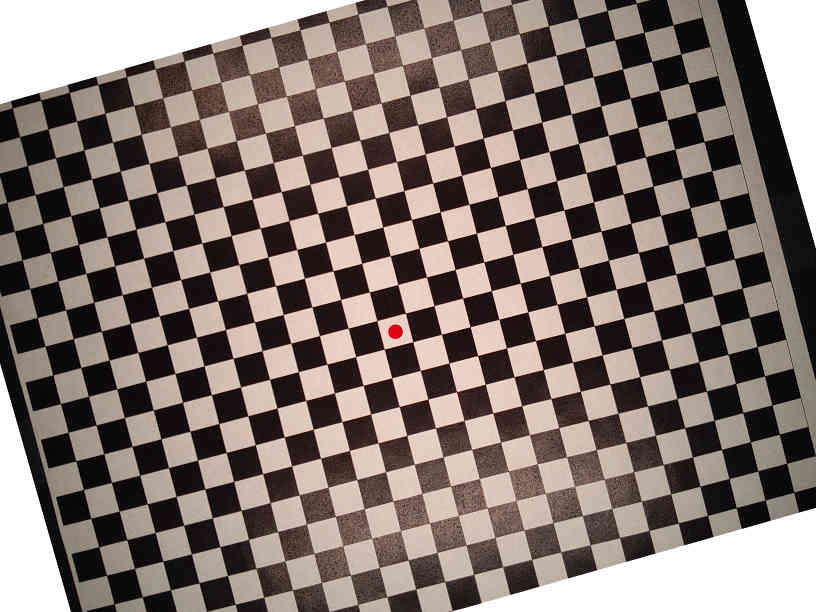
#> input picture apps/CameraITS/pymodules/its/test_images/rotated_chessboards/normal_15_ccw.jpg, 816 x 612 px
$ python -i cv2image.py   (imports and definitions only)   (Python 2 division)   (older library calls are emulated)
#> lines starting #> are read from the running program, lines starting #| are printed output that depends on the picture
# Copyright 2016 The Android Open Source Project
#
# Licensed under the Apache License, Version 2.0 (the "License");
# you may not use this file except in compliance with the License.
# You may obtain a copy of the License at
#
#      http://www.apache.org/licenses/LICENSE-2.0
#
# Unless required by applicable law or agreed to in writing, software
# distributed under the License is distributed on an "AS IS" BASIS,
# WITHOUT WARRANTIES OR CONDITIONS OF ANY KIND, either express or implied.
# See the License for the specific language governing permissions and
# limitations under the License.

import os
import unittest

import cv2
import its.caps
import its.device
import its.error
import its.image
import numpy

VGA_HEIGHT = 480
VGA_WIDTH = 640


# [16 lines left out: functions scale_img, gray_scale_img, not called in this run]


class Chart(object):
    """Definition for chart object.

    Defines PNG reference file, chart size and distance, and scaling range.
    """

    # [148 lines left out: functions __init__, _set_scale_factors_to_one, _calc_scale_factors, locate, not called in this run]


def get_angle(input_img):
    """Computes anglular inclination of chessboard in input_img.

    Angle estimation algoritm description:
        Input: 2D grayscale image of chessboard.
        Output: Angle of rotation of chessboard perpendicular to
            chessboard. Assumes chessboard and camera are parallel to
            each other.

        1) Use adaptive threshold to make image binary
        2) Find countours
        3) Filter out small contours
        4) Filter out all non-square contours
        5) Compute most common square shape.
            The assumption here is that the most common square instances
            are the chessboard squares. We've shown that with our current
            tuning, we can robustly identify the squares on the sensor fusion
            chessboard.
        6) Return median angle of most common square shape.

    USAGE NOTE: This function has been tuned to work for the chessboard used in
    the sensor_fusion tests. See images in test_images/rotated_chessboard/ for
    sample captures. If this function is used with other chessboards, it may not
    work as expected.

    TODO: Make algorithm more robust so it works on any type of
    chessboard.

    Args:
        input_img (2D numpy.ndarray): Grayscale image stored as a 2D
            numpy array.

    Returns:
        Median angle of squares in degrees identified in the image.
    """
    # Tuning parameters
    min_square_area = (float)(input_img.shape[1] * 0.05)

    # Creates copy of image to avoid modifying original.
    img = numpy.array(input_img, copy=True)

    # Scale pixel values from 0-1 to 0-255
    img *= 255
    img = img.astype(numpy.uint8)

    thresh = cv2.adaptiveThreshold(
            img, 255, cv2.ADAPTIVE_THRESH_MEAN_C, cv2.THRESH_BINARY, 201, 2)

    # Find all contours
    contours = []
    cv2_version = cv2.__version__
    if cv2_version.startswith('2.4.'):
        contours, _ = cv2.findContours(
                thresh, cv2.RETR_TREE, cv2.CHAIN_APPROX_SIMPLE)
    elif cv2_version.startswith('3.2.'):
        _, contours, _ = cv2.findContours(
                thresh, cv2.RETR_TREE, cv2.CHAIN_APPROX_SIMPLE)

    # Filter contours to squares only.
    square_contours = []

    for contour in contours:
        rect = cv2.minAreaRect(contour)
        _, (width, height), angle = rect

        # Skip non-squares (with 0.1 tolerance)
        tolerance = 0.1
        if width < height * (1 - tolerance) or width > height * (1 + tolerance):
            continue

        # Remove very small contours.
        # These are usually just tiny dots due to noise.
        area = cv2.contourArea(contour)
        if area < min_square_area:
            continue

        if cv2_version.startswith('2.4.'):
            box = numpy.int0(cv2.cv.BoxPoints(rect))
        elif cv2_version.startswith('3.2.'):
            box = numpy.int0(cv2.boxPoints(rect))
        square_contours.append(contour)

    areas = []
    for contour in square_contours:
        area = cv2.contourArea(contour)
        areas.append(area)

    median_area = numpy.median(areas)

    filtered_squares = []
    filtered_angles = []
    for square in square_contours:
        area = cv2.contourArea(square)
        if area < median_area * 0.90 or area > median_area * 1.10:
            continue

        filtered_squares.append(square)
        _, (width, height), angle = cv2.minAreaRect(square)
        filtered_angles.append(angle)

    if len(filtered_angles) < 10:
        return None

    return numpy.median(filtered_angles)


class __UnitTest(unittest.TestCase):
    """Run a suite of unit tests on this module.
    """

    # [74 lines left out: functions test_compute_image_sharpness, test_get_angle_identify_unrotated_chessboard_angle, test_get_angle_identify_rotated_chessboard_angle, not called in this run]


# [2 lines not run here, left out]

>>> import cv2
>>> picture = cv2.cvtColor(cv2.imread('test_images/rotated_chessboards/normal_15_ccw.jpg'), cv2.COLOR_BGR2RGB)
>>> result = get_angle(picture)
#> in get_angle, `img *= 255`:
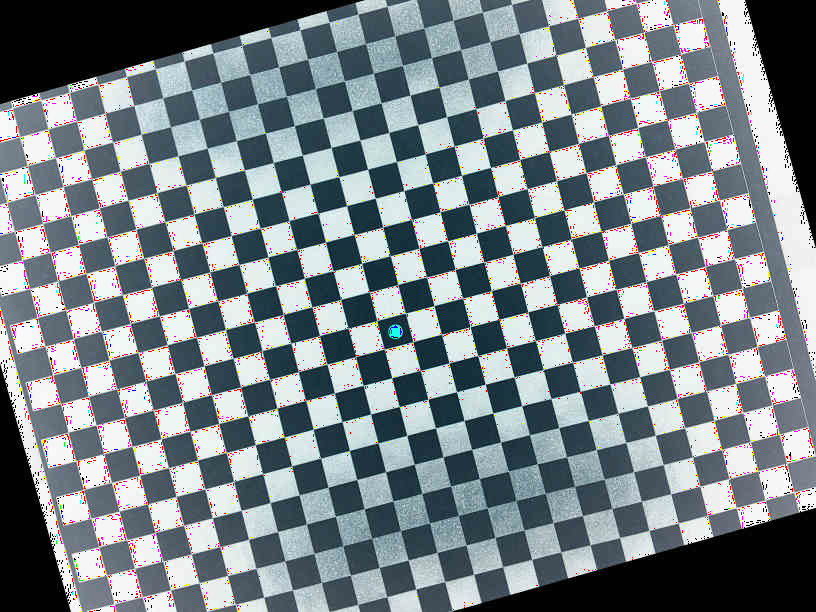
#> img: shape (612, 816, 3); mean R, G, B 124, 133.1, 138.2
#> (the run stopped early here; a loop or call above may not have finished)
